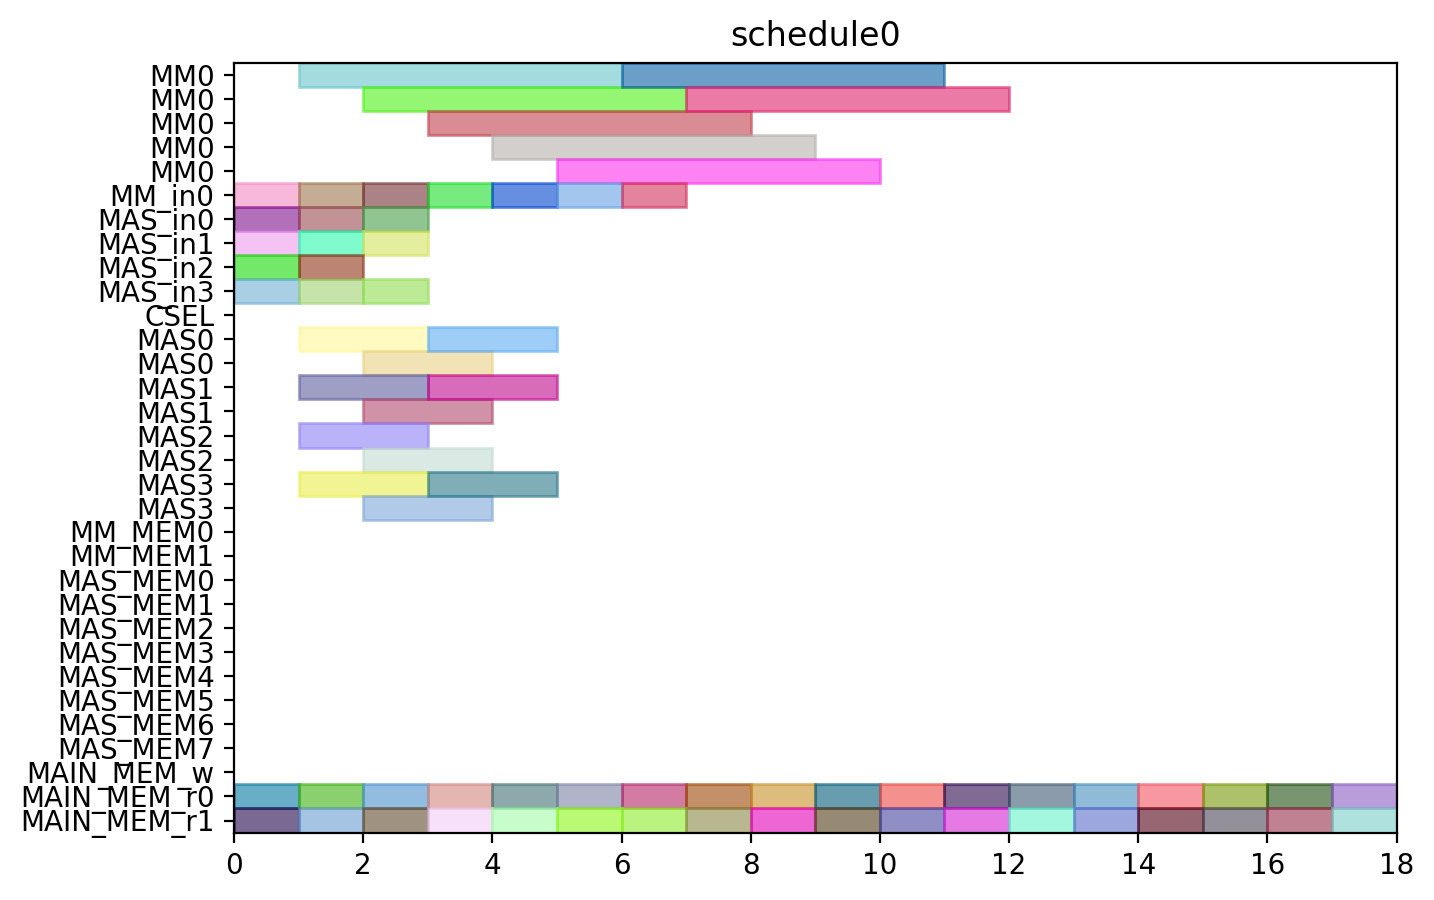

The Python source for this figure:
from pyschedule import Scenario, solvers, plotters, alt


def solve():
	horizon = 90
	S = Scenario("schedule0", horizon=horizon)

	# resource
	MM = S.Resources('MM', num=1, size=5)
	MM_in = S.Resources('MM_in', num=1)
	MAS_in = S.Resources('MAS_in', num=4)
	CSEL = S.Resource('CSEL')
	MAS = S.Resources('MAS', num=4, size=2, periods=range(1, horizon))
	MM_MEM = S.Resources('MM_MEM', num=2)
	MAS_MEM = S.Resources('MAS_MEM', num=8)
	MAIN_MEM_w = S.Resource('MAIN_MEM_w', size=1)
	MAIN_MEM_r = S.Resources('MAIN_MEM_r', num=2)

	# result of previous scheduling

	# new tasks
	t0_t0 = S.Task('t0_t0', length=2, delay_cost=1)
	t0_t0 += alt(MAS)
	t0_t0_in = S.Task('t0_t0_in', length=1, delay_cost=1)
	t0_t0_in += alt(MAS_in)
	S += t0_t0_in*MAS_in[0]<=t0_t0*MAS[0]

	S += t0_t0_in*MAS_in[1]<=t0_t0*MAS[1]

	S += t0_t0_in*MAS_in[2]<=t0_t0*MAS[2]

	S += t0_t0_in*MAS_in[3]<=t0_t0*MAS[3]

	t0_t0_mem0 = S.Task('t0_t0_mem0', length=1, delay_cost=1)
	t0_t0_mem0 += MAIN_MEM_r[0]
	t0_t0_mem1 = S.Task('t0_t0_mem1', length=1, delay_cost=1)
	t0_t0_mem1 += MAIN_MEM_r[1]
	t0_t1 = S.Task('t0_t1', length=2, delay_cost=1)
	t0_t1 += alt(MAS)
	t0_t1_in = S.Task('t0_t1_in', length=1, delay_cost=1)
	t0_t1_in += alt(MAS_in)
	S += t0_t1_in*MAS_in[0]<=t0_t1*MAS[0]

	S += t0_t1_in*MAS_in[1]<=t0_t1*MAS[1]

	S += t0_t1_in*MAS_in[2]<=t0_t1*MAS[2]

	S += t0_t1_in*MAS_in[3]<=t0_t1*MAS[3]

	t0_t1_mem0 = S.Task('t0_t1_mem0', length=1, delay_cost=1)
	t0_t1_mem0 += MAIN_MEM_r[0]
	t0_t1_mem1 = S.Task('t0_t1_mem1', length=1, delay_cost=1)
	t0_t1_mem1 += MAIN_MEM_r[1]
	t0_t3 = S.Task('t0_t3', length=5, delay_cost=1)
	t0_t3 += alt(MM)
	t0_t3_in = S.Task('t0_t3_in', length=1, delay_cost=1)
	t0_t3_in += alt(MM_in)
	S += t0_t3_in*MM_in[0]<=t0_t3*MM[0]

	t0_t3_mem0 = S.Task('t0_t3_mem0', length=1, delay_cost=1)
	t0_t3_mem0 += MAIN_MEM_r[0]
	t0_t3_mem1 = S.Task('t0_t3_mem1', length=1, delay_cost=1)
	t0_t3_mem1 += MAIN_MEM_r[1]
	t1_t0 = S.Task('t1_t0', length=2, delay_cost=1)
	t1_t0 += alt(MAS)
	t1_t0_in = S.Task('t1_t0_in', length=1, delay_cost=1)
	t1_t0_in += alt(MAS_in)
	S += t1_t0_in*MAS_in[0]<=t1_t0*MAS[0]

	S += t1_t0_in*MAS_in[1]<=t1_t0*MAS[1]

	S += t1_t0_in*MAS_in[2]<=t1_t0*MAS[2]

	S += t1_t0_in*MAS_in[3]<=t1_t0*MAS[3]

	t1_t0_mem0 = S.Task('t1_t0_mem0', length=1, delay_cost=1)
	t1_t0_mem0 += MAIN_MEM_r[0]
	t1_t0_mem1 = S.Task('t1_t0_mem1', length=1, delay_cost=1)
	t1_t0_mem1 += MAIN_MEM_r[1]
	t1_t1 = S.Task('t1_t1', length=2, delay_cost=1)
	t1_t1 += alt(MAS)
	t1_t1_in = S.Task('t1_t1_in', length=1, delay_cost=1)
	t1_t1_in += alt(MAS_in)
	S += t1_t1_in*MAS_in[0]<=t1_t1*MAS[0]

	S += t1_t1_in*MAS_in[1]<=t1_t1*MAS[1]

	S += t1_t1_in*MAS_in[2]<=t1_t1*MAS[2]

	S += t1_t1_in*MAS_in[3]<=t1_t1*MAS[3]

	t1_t1_mem0 = S.Task('t1_t1_mem0', length=1, delay_cost=1)
	t1_t1_mem0 += MAIN_MEM_r[0]
	t1_t1_mem1 = S.Task('t1_t1_mem1', length=1, delay_cost=1)
	t1_t1_mem1 += MAIN_MEM_r[1]
	t1_t3 = S.Task('t1_t3', length=5, delay_cost=1)
	t1_t3 += alt(MM)
	t1_t3_in = S.Task('t1_t3_in', length=1, delay_cost=1)
	t1_t3_in += alt(MM_in)
	S += t1_t3_in*MM_in[0]<=t1_t3*MM[0]

	t1_t3_mem0 = S.Task('t1_t3_mem0', length=1, delay_cost=1)
	t1_t3_mem0 += MAIN_MEM_r[0]
	t1_t3_mem1 = S.Task('t1_t3_mem1', length=1, delay_cost=1)
	t1_t3_mem1 += MAIN_MEM_r[1]
	t2_t2 = S.Task('t2_t2', length=2, delay_cost=1)
	t2_t2 += alt(MAS)
	t2_t2_in = S.Task('t2_t2_in', length=1, delay_cost=1)
	t2_t2_in += alt(MAS_in)
	S += t2_t2_in*MAS_in[0]<=t2_t2*MAS[0]

	S += t2_t2_in*MAS_in[1]<=t2_t2*MAS[1]

	S += t2_t2_in*MAS_in[2]<=t2_t2*MAS[2]

	S += t2_t2_in*MAS_in[3]<=t2_t2*MAS[3]

	t2_t2_mem0 = S.Task('t2_t2_mem0', length=1, delay_cost=1)
	t2_t2_mem0 += MAIN_MEM_r[0]
	t2_t2_mem1 = S.Task('t2_t2_mem1', length=1, delay_cost=1)
	t2_t2_mem1 += MAIN_MEM_r[1]
	t5_t0 = S.Task('t5_t0', length=5, delay_cost=1)
	t5_t0 += alt(MM)
	t5_t0_in = S.Task('t5_t0_in', length=1, delay_cost=1)
	t5_t0_in += alt(MM_in)
	S += t5_t0_in*MM_in[0]<=t5_t0*MM[0]

	t5_t0_mem0 = S.Task('t5_t0_mem0', length=1, delay_cost=1)
	t5_t0_mem0 += MAIN_MEM_r[0]
	t5_t0_mem1 = S.Task('t5_t0_mem1', length=1, delay_cost=1)
	t5_t0_mem1 += MAIN_MEM_r[1]
	t5_t1 = S.Task('t5_t1', length=5, delay_cost=1)
	t5_t1 += alt(MM)
	t5_t1_in = S.Task('t5_t1_in', length=1, delay_cost=1)
	t5_t1_in += alt(MM_in)
	S += t5_t1_in*MM_in[0]<=t5_t1*MM[0]

	t5_t1_mem0 = S.Task('t5_t1_mem0', length=1, delay_cost=1)
	t5_t1_mem0 += MAIN_MEM_r[0]
	t5_t1_mem1 = S.Task('t5_t1_mem1', length=1, delay_cost=1)
	t5_t1_mem1 += MAIN_MEM_r[1]
	t5_t2 = S.Task('t5_t2', length=2, delay_cost=1)
	t5_t2 += alt(MAS)
	t5_t2_in = S.Task('t5_t2_in', length=1, delay_cost=1)
	t5_t2_in += alt(MAS_in)
	S += t5_t2_in*MAS_in[0]<=t5_t2*MAS[0]

	S += t5_t2_in*MAS_in[1]<=t5_t2*MAS[1]

	S += t5_t2_in*MAS_in[2]<=t5_t2*MAS[2]

	S += t5_t2_in*MAS_in[3]<=t5_t2*MAS[3]

	t5_t2_mem0 = S.Task('t5_t2_mem0', length=1, delay_cost=1)
	t5_t2_mem0 += MAIN_MEM_r[0]
	t5_t2_mem1 = S.Task('t5_t2_mem1', length=1, delay_cost=1)
	t5_t2_mem1 += MAIN_MEM_r[1]
	t5_t3 = S.Task('t5_t3', length=2, delay_cost=1)
	t5_t3 += alt(MAS)
	t5_t3_in = S.Task('t5_t3_in', length=1, delay_cost=1)
	t5_t3_in += alt(MAS_in)
	S += t5_t3_in*MAS_in[0]<=t5_t3*MAS[0]

	S += t5_t3_in*MAS_in[1]<=t5_t3*MAS[1]

	S += t5_t3_in*MAS_in[2]<=t5_t3*MAS[2]

	S += t5_t3_in*MAS_in[3]<=t5_t3*MAS[3]

	t5_t3_mem0 = S.Task('t5_t3_mem0', length=1, delay_cost=1)
	t5_t3_mem0 += MAIN_MEM_r[0]
	t5_t3_mem1 = S.Task('t5_t3_mem1', length=1, delay_cost=1)
	t5_t3_mem1 += MAIN_MEM_r[1]
	t7_t0 = S.Task('t7_t0', length=2, delay_cost=1)
	t7_t0 += alt(MAS)
	t7_t0_in = S.Task('t7_t0_in', length=1, delay_cost=1)
	t7_t0_in += alt(MAS_in)
	S += t7_t0_in*MAS_in[0]<=t7_t0*MAS[0]

	S += t7_t0_in*MAS_in[1]<=t7_t0*MAS[1]

	S += t7_t0_in*MAS_in[2]<=t7_t0*MAS[2]

	S += t7_t0_in*MAS_in[3]<=t7_t0*MAS[3]

	t7_t0_mem0 = S.Task('t7_t0_mem0', length=1, delay_cost=1)
	t7_t0_mem0 += MAIN_MEM_r[0]
	t7_t0_mem1 = S.Task('t7_t0_mem1', length=1, delay_cost=1)
	t7_t0_mem1 += MAIN_MEM_r[1]
	t7_t1 = S.Task('t7_t1', length=2, delay_cost=1)
	t7_t1 += alt(MAS)
	t7_t1_in = S.Task('t7_t1_in', length=1, delay_cost=1)
	t7_t1_in += alt(MAS_in)
	S += t7_t1_in*MAS_in[0]<=t7_t1*MAS[0]

	S += t7_t1_in*MAS_in[1]<=t7_t1*MAS[1]

	S += t7_t1_in*MAS_in[2]<=t7_t1*MAS[2]

	S += t7_t1_in*MAS_in[3]<=t7_t1*MAS[3]

	t7_t1_mem0 = S.Task('t7_t1_mem0', length=1, delay_cost=1)
	t7_t1_mem0 += MAIN_MEM_r[0]
	t7_t1_mem1 = S.Task('t7_t1_mem1', length=1, delay_cost=1)
	t7_t1_mem1 += MAIN_MEM_r[1]
	t7_t3 = S.Task('t7_t3', length=5, delay_cost=1)
	t7_t3 += alt(MM)
	t7_t3_in = S.Task('t7_t3_in', length=1, delay_cost=1)
	t7_t3_in += alt(MM_in)
	S += t7_t3_in*MM_in[0]<=t7_t3*MM[0]

	t7_t3_mem0 = S.Task('t7_t3_mem0', length=1, delay_cost=1)
	t7_t3_mem0 += MAIN_MEM_r[0]
	t7_t3_mem1 = S.Task('t7_t3_mem1', length=1, delay_cost=1)
	t7_t3_mem1 += MAIN_MEM_r[1]
	t10_t0 = S.Task('t10_t0', length=5, delay_cost=1)
	t10_t0 += alt(MM)
	t10_t0_in = S.Task('t10_t0_in', length=1, delay_cost=1)
	t10_t0_in += alt(MM_in)
	S += t10_t0_in*MM_in[0]<=t10_t0*MM[0]

	t10_t0_mem0 = S.Task('t10_t0_mem0', length=1, delay_cost=1)
	t10_t0_mem0 += MAIN_MEM_r[0]
	t10_t0_mem1 = S.Task('t10_t0_mem1', length=1, delay_cost=1)
	t10_t0_mem1 += MAIN_MEM_r[1]
	t10_t1 = S.Task('t10_t1', length=5, delay_cost=1)
	t10_t1 += alt(MM)
	t10_t1_in = S.Task('t10_t1_in', length=1, delay_cost=1)
	t10_t1_in += alt(MM_in)
	S += t10_t1_in*MM_in[0]<=t10_t1*MM[0]

	t10_t1_mem0 = S.Task('t10_t1_mem0', length=1, delay_cost=1)
	t10_t1_mem0 += MAIN_MEM_r[0]
	t10_t1_mem1 = S.Task('t10_t1_mem1', length=1, delay_cost=1)
	t10_t1_mem1 += MAIN_MEM_r[1]
	t10_t2 = S.Task('t10_t2', length=2, delay_cost=1)
	t10_t2 += alt(MAS)
	t10_t2_in = S.Task('t10_t2_in', length=1, delay_cost=1)
	t10_t2_in += alt(MAS_in)
	S += t10_t2_in*MAS_in[0]<=t10_t2*MAS[0]

	S += t10_t2_in*MAS_in[1]<=t10_t2*MAS[1]

	S += t10_t2_in*MAS_in[2]<=t10_t2*MAS[2]

	S += t10_t2_in*MAS_in[3]<=t10_t2*MAS[3]

	t10_t2_mem0 = S.Task('t10_t2_mem0', length=1, delay_cost=1)
	t10_t2_mem0 += MAIN_MEM_r[0]
	t10_t2_mem1 = S.Task('t10_t2_mem1', length=1, delay_cost=1)
	t10_t2_mem1 += MAIN_MEM_r[1]
	t10_t3 = S.Task('t10_t3', length=2, delay_cost=1)
	t10_t3 += alt(MAS)
	t10_t3_in = S.Task('t10_t3_in', length=1, delay_cost=1)
	t10_t3_in += alt(MAS_in)
	S += t10_t3_in*MAS_in[0]<=t10_t3*MAS[0]

	S += t10_t3_in*MAS_in[1]<=t10_t3*MAS[1]

	S += t10_t3_in*MAS_in[2]<=t10_t3*MAS[2]

	S += t10_t3_in*MAS_in[3]<=t10_t3*MAS[3]

	t10_t3_mem0 = S.Task('t10_t3_mem0', length=1, delay_cost=1)
	t10_t3_mem0 += MAIN_MEM_r[0]
	t10_t3_mem1 = S.Task('t10_t3_mem1', length=1, delay_cost=1)
	t10_t3_mem1 += MAIN_MEM_r[1]
	solvers.mip.solve(S,msg=1,kind='CPLEX',ratio_gap=1.01)

	solution = [['hoge']*len(S.solution()[1]) for i in range(len(S.solution()))]
	for i in range(len(S.solution())):
		for j in range(len(S.solution()[i])):
			solution[i][j]=str(S.solution()[i][j])
	print(solution)

	cycles = int(solution[-1][3])

	pic_file_name = "/home/mfukuda/ABE/multiRAM_multiMAS_16mux/scheduling_result/stage5MM1_stage2MAS4/EP2_DBL_w_EVAL/schedule0.png"
	if(S.solution() != []):
		plotters.matplotlib.plot(S,img_filename=pic_file_name, show_task_labels=False, fig_size=(cycles*0.25+3, 5))

	return solution
